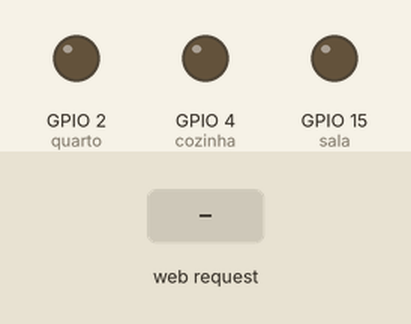
Recording of a sketch running on a simulated ESP32. Shown: output pins drawn as LEDs (lit = HIGH). Inputs (shaded band) come from the test bench. WiFi joins after 1.5 s; servers stay silent unless stated; what the sketch prints to the serial monitor is not drawn.

Above: at 2.7 s.
2.8 s: HTTP request GET /SALA received
At 3.1 s:
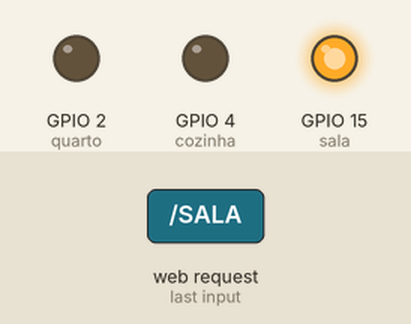
4.3 s: HTTP request GET /QUARTO received
At 5.5 s:
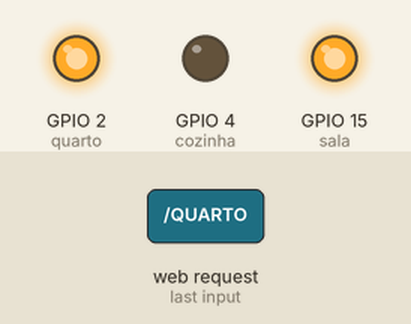
5.8 s: HTTP request GET /COZINHA received
At 6.6 s:
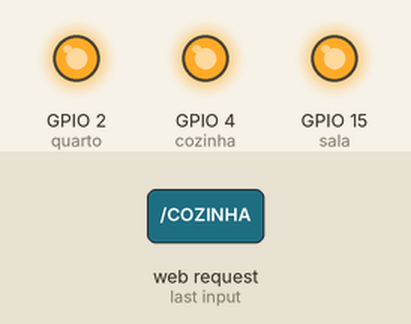
7.3 s: HTTP request GET /SALA received
At 7.7 s:
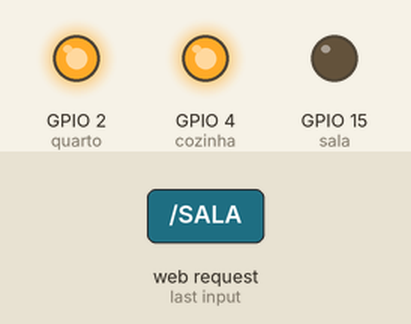
8.8 s: HTTP request GET /QUARTO received
At 10.1 s:
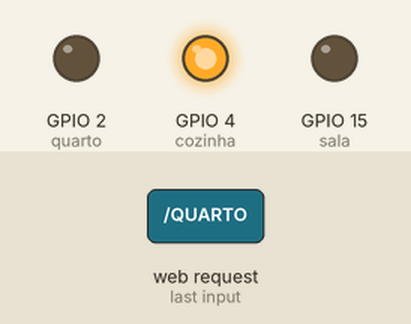
Timing chart, 0 to 11.3 s (numbered marks = the images above; inputs shaded):
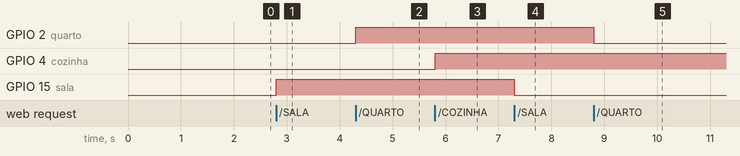

The sketch:

codigo3Leds.ino
```cpp
// João Pedro Souza Marinho
// Código usando ESP32
// código pra ligar 3Leds(Sala, Quarto e Cozinha)
// Código adatado baseado no códido do professor

#include <WiFi.h>

// Definindo as portas usadas no ESP32
#define sala 15
#define quarto 2
#define cozinha 4

// Definindo a rede usada
const char* ssid     = "ctdi-aranoua";
const char* password = "aranoua@2023";

WiFiServer server(80);

// Parte adaptada a partir do código do professor
// Para receber um endereço IP automático
void setup(){

    Serial.begin(115200);
    delay(10);

    pinMode(sala, OUTPUT);
    pinMode(quarto, OUTPUT);
    pinMode(cozinha, OUTPUT);

    WiFi.begin(ssid, password);

    Serial.println();
    Serial.println();
    Serial.print("Waiting for WiFi... ");

    while(WiFi.status() != WL_CONNECTED) {
        Serial.print(".");
        delay(500);
    }

    Serial.println("");
    Serial.println("WiFi connected");
    Serial.println("IP address: ");
    Serial.println(WiFi.localIP());

    server.begin();
}

void loop() {

  WiFiClient client = server.available();

  if (client) {
    Serial.println("New Client.");
    String currentLine = "";
    while (client.connected()) {
      if (client.available()) {
        char c = client.read();
        Serial.write(c);
        if (c == '\n') {

          if (currentLine.length() == 0) {

            client.println("HTTP/1.1 200 OK");
            client.println("Content-type:text/html");
            client.println();
            client.println("<html>");
            client.println("<head>");
            client.println("<title> Automação Residencial </title>");
            client.println("<meta charset=\"utf-8\">");
            client.println("<meta name=\"viewport\" content=\"initial-scale=1.0, user-scalable=no\">");
            client.println("</head>");
            client.println("<body>");
            client.println("<center>");
            client.println("<br>");

            client.println("<a href=\"/SALA\"\"><button>Sala</button></a>");
            client.println("<br>");
            client.println("<br>");
            client.println("<a href=\"/QUARTO\"\"><button>Quarto</button></a>");
            client.println("<br>");
            client.println("<br>");
            client.println("<a href=\"/COZINHA\"\"><button>Cozinha</button></a>");
            client.println("<br>");
            client.println("<br>");
            client.println("</center>");
            client.println("</body>");
            client.println("</html>");

            client.println();

            break;
          } else {
            currentLine = "";
          }
        } else if (c != '\r') {
          currentLine += c;
        }


        if (currentLine.endsWith("GET /SALA")) {
          digitalWrite(sala, !digitalRead(sala));
        }

        if (currentLine.endsWith("GET /QUARTO")) {
          digitalWrite(quarto, !digitalRead(quarto));
        }

        if (currentLine.endsWith("GET /COZINHA")) {
          digitalWrite(cozinha, !digitalRead(cozinha));
        }
      }
    }

    client.stop();
    Serial.println("Client Disconnected.");

  }
}
```

Measured:
- after the input at 2.8 s, GPIO 15 (sala): LOW → HIGH at once
- after the input at 4.3 s, GPIO 2 (quarto): LOW → HIGH at once
- after the input at 5.8 s, GPIO 4 (cozinha): LOW → HIGH at once
- after the input at 7.3 s, GPIO 15 (sala): HIGH → LOW at once
- after the input at 8.8 s, GPIO 2 (quarto): HIGH → LOW at once
